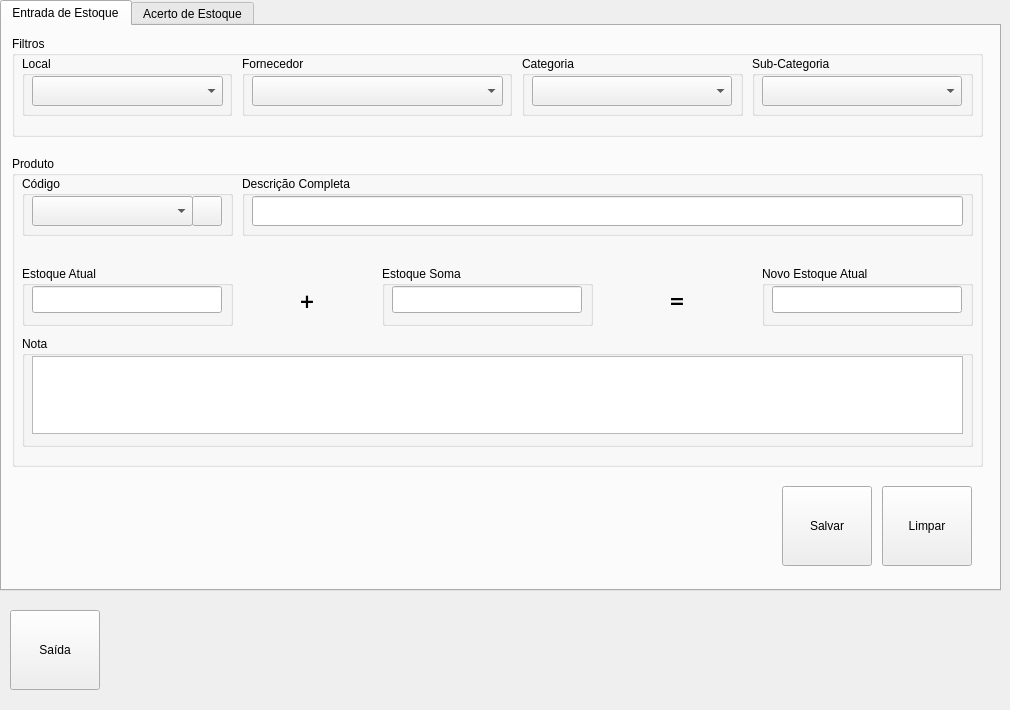
<?xml version="1.0" encoding="UTF-8"?>
<ui version="4.0">
 <class>MngFormStockByProduct</class>
 <widget class="QDialog" name="MngFormStockByProduct">
  <property name="geometry">
   <rect>
    <x>0</x>
    <y>0</y>
    <width>1010</width>
    <height>710</height>
   </rect>
  </property>
  <property name="minimumSize">
   <size>
    <width>1010</width>
    <height>710</height>
   </size>
  </property>
  <property name="maximumSize">
   <size>
    <width>1010</width>
    <height>710</height>
   </size>
  </property>
  <property name="windowTitle">
   <string>MngFormStockByProduct</string>
  </property>
  <widget class="QTabWidget" name="TabWidgetEntryStock">
   <property name="geometry">
    <rect>
     <x>0</x>
     <y>0</y>
     <width>1001</width>
     <height>591</height>
    </rect>
   </property>
   <property name="toolTip">
    <string>Seleciona a Categoria do Produto...</string>
   </property>
   <property name="currentIndex">
    <number>0</number>
   </property>
   <widget class="QWidget" name="TabEntryStock">
    <attribute name="title">
     <string>Entrada de Estoque</string>
    </attribute>
    <widget class="QToolButton" name="TButtonCleanForm">
     <property name="geometry">
      <rect>
       <x>880</x>
       <y>460</y>
       <width>90</width>
       <height>80</height>
      </rect>
     </property>
     <property name="toolTip">
      <string>Limpa o Formulário para Preencher Novamente...</string>
     </property>
     <property name="text">
      <string>Limpar</string>
     </property>
     <property name="icon">
      <iconset resource="../../../../../batista/Aplications/App-Camadas/AppAccount/images.qrc">
       <normaloff>:/images/PNG/48x48/Rebuild-48x48.png</normaloff>:/images/PNG/48x48/Rebuild-48x48.png</iconset>
     </property>
     <property name="iconSize">
      <size>
       <width>48</width>
       <height>48</height>
      </size>
     </property>
     <property name="toolButtonStyle">
      <enum>Qt::ToolButtonTextUnderIcon</enum>
     </property>
    </widget>
    <widget class="QToolButton" name="TButtonSave">
     <property name="geometry">
      <rect>
       <x>780</x>
       <y>460</y>
       <width>90</width>
       <height>80</height>
      </rect>
     </property>
     <property name="toolTip">
      <string>Confirmar a Atualização do Estoque para o Produto...</string>
     </property>
     <property name="text">
      <string>Salvar</string>
     </property>
     <property name="icon">
      <iconset resource="../../../../../batista/Aplications/App-Camadas/AppAccount/images.qrc">
       <normaloff>:/images/PNG/120x120/120px-System-floppy.png</normaloff>:/images/PNG/120x120/120px-System-floppy.png</iconset>
     </property>
     <property name="iconSize">
      <size>
       <width>48</width>
       <height>48</height>
      </size>
     </property>
     <property name="toolButtonStyle">
      <enum>Qt::ToolButtonTextUnderIcon</enum>
     </property>
    </widget>
    <widget class="QGroupBox" name="GBoxProduct">
     <property name="geometry">
      <rect>
       <x>10</x>
       <y>130</y>
       <width>971</width>
       <height>311</height>
      </rect>
     </property>
     <property name="title">
      <string>Produto</string>
     </property>
     <widget class="QGroupBox" name="GBoxProductCode">
      <property name="geometry">
       <rect>
        <x>10</x>
        <y>20</y>
        <width>211</width>
        <height>60</height>
       </rect>
      </property>
      <property name="title">
       <string>Código</string>
      </property>
      <widget class="QComboBox" name="CBoxProductCode">
       <property name="geometry">
        <rect>
         <x>10</x>
         <y>20</y>
         <width>161</width>
         <height>30</height>
        </rect>
       </property>
       <property name="toolTip">
        <string>Selecionar ou Digitar o Código do Produto...</string>
       </property>
      </widget>
      <widget class="QToolButton" name="TButtonProductSearch">
       <property name="geometry">
        <rect>
         <x>170</x>
         <y>20</y>
         <width>30</width>
         <height>30</height>
        </rect>
       </property>
       <property name="toolTip">
        <string>Clicar para Pesquisar o Produto pelo Código Informado...</string>
       </property>
       <property name="text">
        <string/>
       </property>
       <property name="icon">
        <iconset resource="../../../../../batista/Aplications/App-Camadas/AppAccount/images.qrc">
         <normaloff>:/images/PNG/24x24/Search.png</normaloff>:/images/PNG/24x24/Search.png</iconset>
       </property>
      </widget>
     </widget>
     <widget class="QGroupBox" name="GBoxFullDescription">
      <property name="geometry">
       <rect>
        <x>230</x>
        <y>20</y>
        <width>731</width>
        <height>60</height>
       </rect>
      </property>
      <property name="title">
       <string>Descrição Completa</string>
      </property>
      <widget class="QLineEdit" name="LEditFullDescription">
       <property name="geometry">
        <rect>
         <x>10</x>
         <y>20</y>
         <width>711</width>
         <height>30</height>
        </rect>
       </property>
       <property name="toolTip">
        <string>Informar uma Descrição para Pesquisa do Produto...</string>
       </property>
      </widget>
     </widget>
     <widget class="QGroupBox" name="GBoxActualStock">
      <property name="geometry">
       <rect>
        <x>10</x>
        <y>110</y>
        <width>211</width>
        <height>60</height>
       </rect>
      </property>
      <property name="title">
       <string>Estoque Atual</string>
      </property>
      <widget class="QLineEdit" name="LEditActualStock">
       <property name="geometry">
        <rect>
         <x>10</x>
         <y>20</y>
         <width>190</width>
         <height>27</height>
        </rect>
       </property>
       <property name="toolTip">
        <string>Exibe o Estoque Atual do Produto...</string>
       </property>
       <property name="alignment">
        <set>Qt::AlignCenter</set>
       </property>
       <property name="readOnly">
        <bool>true</bool>
       </property>
      </widget>
     </widget>
     <widget class="QLabel" name="LabelStockSum">
      <property name="geometry">
       <rect>
        <x>280</x>
        <y>130</y>
        <width>30</width>
        <height>30</height>
       </rect>
      </property>
      <property name="font">
       <font>
        <family>Verdana</family>
        <pointsize>14</pointsize>
        <weight>75</weight>
        <italic>false</italic>
        <bold>true</bold>
       </font>
      </property>
      <property name="styleSheet">
       <string notr="true">QLabel{font-color:rgb(170, 255, 0);}</string>
      </property>
      <property name="text">
       <string>+</string>
      </property>
      <property name="alignment">
       <set>Qt::AlignCenter</set>
      </property>
     </widget>
     <widget class="QGroupBox" name="GBoxStockSum">
      <property name="geometry">
       <rect>
        <x>370</x>
        <y>110</y>
        <width>211</width>
        <height>60</height>
       </rect>
      </property>
      <property name="title">
       <string>Estoque Soma</string>
      </property>
      <widget class="QLineEdit" name="LEditStockSum">
       <property name="geometry">
        <rect>
         <x>10</x>
         <y>20</y>
         <width>190</width>
         <height>27</height>
        </rect>
       </property>
       <property name="toolTip">
        <string>Informar o Estoque a ser Acrescentado ao Atual...</string>
       </property>
      </widget>
     </widget>
     <widget class="QLabel" name="LabelStockEqual">
      <property name="geometry">
       <rect>
        <x>650</x>
        <y>130</y>
        <width>30</width>
        <height>30</height>
       </rect>
      </property>
      <property name="font">
       <font>
        <family>Verdana</family>
        <pointsize>14</pointsize>
        <weight>75</weight>
        <italic>false</italic>
        <bold>true</bold>
       </font>
      </property>
      <property name="styleSheet">
       <string notr="true">font-color:rgb(170, 255, 0);</string>
      </property>
      <property name="text">
       <string>=</string>
      </property>
      <property name="alignment">
       <set>Qt::AlignCenter</set>
      </property>
     </widget>
     <widget class="QGroupBox" name="GBoxNewActualStock">
      <property name="geometry">
       <rect>
        <x>750</x>
        <y>110</y>
        <width>211</width>
        <height>60</height>
       </rect>
      </property>
      <property name="title">
       <string>Novo Estoque Atual</string>
      </property>
      <widget class="QLineEdit" name="LEditNewActualStock">
       <property name="geometry">
        <rect>
         <x>10</x>
         <y>20</y>
         <width>190</width>
         <height>27</height>
        </rect>
       </property>
       <property name="toolTip">
        <string>Exibe o Novo Estoque Atual sem a Atualização Confirmada...</string>
       </property>
       <property name="alignment">
        <set>Qt::AlignCenter</set>
       </property>
       <property name="readOnly">
        <bool>true</bool>
       </property>
      </widget>
     </widget>
     <widget class="QGroupBox" name="GBoxNote">
      <property name="geometry">
       <rect>
        <x>10</x>
        <y>180</y>
        <width>951</width>
        <height>111</height>
       </rect>
      </property>
      <property name="title">
       <string>Nota</string>
      </property>
      <widget class="QTextEdit" name="TEditNoteEntry">
       <property name="geometry">
        <rect>
         <x>10</x>
         <y>20</y>
         <width>931</width>
         <height>78</height>
        </rect>
       </property>
       <property name="toolTip">
        <string>Informa uma Nota Referente a Atualização que está sendo Feita...</string>
       </property>
      </widget>
     </widget>
    </widget>
    <widget class="QGroupBox" name="GBoxFilter">
     <property name="geometry">
      <rect>
       <x>10</x>
       <y>10</y>
       <width>971</width>
       <height>101</height>
      </rect>
     </property>
     <property name="title">
      <string>Filtros</string>
     </property>
     <widget class="QGroupBox" name="GBoxLocalSite">
      <property name="geometry">
       <rect>
        <x>10</x>
        <y>20</y>
        <width>210</width>
        <height>60</height>
       </rect>
      </property>
      <property name="title">
       <string>Local</string>
      </property>
      <widget class="QComboBox" name="CBoxLocalSite">
       <property name="geometry">
        <rect>
         <x>10</x>
         <y>20</y>
         <width>191</width>
         <height>30</height>
        </rect>
       </property>
       <property name="toolTip">
        <string>Selecionar o Local Deposito/Filial do Produto...</string>
       </property>
      </widget>
     </widget>
     <widget class="QGroupBox" name="GBoxSupplier">
      <property name="geometry">
       <rect>
        <x>230</x>
        <y>20</y>
        <width>270</width>
        <height>60</height>
       </rect>
      </property>
      <property name="title">
       <string>Fornecedor</string>
      </property>
      <widget class="QComboBox" name="CBoxSupplier">
       <property name="geometry">
        <rect>
         <x>10</x>
         <y>20</y>
         <width>251</width>
         <height>30</height>
        </rect>
       </property>
       <property name="toolTip">
        <string>Selecionar o Fornecedor do Produto...</string>
       </property>
      </widget>
     </widget>
     <widget class="QGroupBox" name="GBoxCategory">
      <property name="geometry">
       <rect>
        <x>510</x>
        <y>20</y>
        <width>221</width>
        <height>60</height>
       </rect>
      </property>
      <property name="title">
       <string>Categoria</string>
      </property>
      <widget class="QComboBox" name="CBoxCategory">
       <property name="geometry">
        <rect>
         <x>10</x>
         <y>20</y>
         <width>200</width>
         <height>30</height>
        </rect>
       </property>
       <property name="toolTip">
        <string>Seleciona a Categoria do Produto...</string>
       </property>
      </widget>
     </widget>
     <widget class="QGroupBox" name="GBoxSubCategory">
      <property name="geometry">
       <rect>
        <x>740</x>
        <y>20</y>
        <width>221</width>
        <height>60</height>
       </rect>
      </property>
      <property name="title">
       <string>Sub-Categoria</string>
      </property>
      <widget class="QComboBox" name="CBoxSubCategory">
       <property name="geometry">
        <rect>
         <x>10</x>
         <y>20</y>
         <width>200</width>
         <height>30</height>
        </rect>
       </property>
       <property name="toolTip">
        <string>Selecionar a Sub-Categoria do Produto...</string>
       </property>
      </widget>
     </widget>
    </widget>
   </widget>
   <widget class="QWidget" name="TabFixStock">
    <attribute name="title">
     <string>Acerto de Estoque</string>
    </attribute>
    <widget class="QGroupBox" name="GBoxProductStockFix">
     <property name="geometry">
      <rect>
       <x>10</x>
       <y>130</y>
       <width>971</width>
       <height>311</height>
      </rect>
     </property>
     <property name="title">
      <string>Produto</string>
     </property>
     <widget class="QGroupBox" name="GBoxProductCodeStockFix">
      <property name="geometry">
       <rect>
        <x>10</x>
        <y>20</y>
        <width>211</width>
        <height>60</height>
       </rect>
      </property>
      <property name="title">
       <string>Código</string>
      </property>
      <widget class="QComboBox" name="CBoxProductCodeStockFix">
       <property name="geometry">
        <rect>
         <x>10</x>
         <y>20</y>
         <width>161</width>
         <height>30</height>
        </rect>
       </property>
       <property name="toolTip">
        <string>Selecionar ou Digitar o Código do Produto...</string>
       </property>
      </widget>
      <widget class="QToolButton" name="TButtonProductSearchStockFix">
       <property name="geometry">
        <rect>
         <x>170</x>
         <y>20</y>
         <width>30</width>
         <height>30</height>
        </rect>
       </property>
       <property name="toolTip">
        <string>Clicar para Pesquisar o Produto pelo Código Informado...</string>
       </property>
       <property name="text">
        <string/>
       </property>
       <property name="icon">
        <iconset resource="../../../../../batista/Aplications/App-Camadas/AppAccount/images.qrc">
         <normaloff>:/images/PNG/24x24/Search.png</normaloff>:/images/PNG/24x24/Search.png</iconset>
       </property>
      </widget>
     </widget>
     <widget class="QGroupBox" name="GBoxFullDescriptionStockFix">
      <property name="geometry">
       <rect>
        <x>230</x>
        <y>20</y>
        <width>731</width>
        <height>60</height>
       </rect>
      </property>
      <property name="title">
       <string>Descrição Completa</string>
      </property>
      <widget class="QLineEdit" name="LEditFullDescriptionStockFix">
       <property name="geometry">
        <rect>
         <x>10</x>
         <y>20</y>
         <width>711</width>
         <height>30</height>
        </rect>
       </property>
       <property name="toolTip">
        <string>Informar uma Descrição para Pesquisa do Produto...</string>
       </property>
      </widget>
     </widget>
     <widget class="QGroupBox" name="GBoxActualStockFix">
      <property name="geometry">
       <rect>
        <x>10</x>
        <y>110</y>
        <width>211</width>
        <height>60</height>
       </rect>
      </property>
      <property name="title">
       <string>Estoque Atual</string>
      </property>
      <widget class="QLineEdit" name="LEditActualStockFix">
       <property name="geometry">
        <rect>
         <x>10</x>
         <y>20</y>
         <width>190</width>
         <height>30</height>
        </rect>
       </property>
       <property name="toolTip">
        <string>Exibe o Estoque Atual do Produto...</string>
       </property>
       <property name="alignment">
        <set>Qt::AlignCenter</set>
       </property>
       <property name="readOnly">
        <bool>true</bool>
       </property>
      </widget>
     </widget>
     <widget class="QLabel" name="LabelStockEqualStockFix">
      <property name="geometry">
       <rect>
        <x>280</x>
        <y>130</y>
        <width>30</width>
        <height>30</height>
       </rect>
      </property>
      <property name="font">
       <font>
        <family>Verdana</family>
        <pointsize>14</pointsize>
        <weight>75</weight>
        <italic>false</italic>
        <bold>true</bold>
       </font>
      </property>
      <property name="styleSheet">
       <string notr="true">QLabel{font-color:rgb(170, 255, 0);}</string>
      </property>
      <property name="text">
       <string>=</string>
      </property>
      <property name="alignment">
       <set>Qt::AlignCenter</set>
      </property>
     </widget>
     <widget class="QGroupBox" name="GBoxStockFixNewValue">
      <property name="geometry">
       <rect>
        <x>370</x>
        <y>110</y>
        <width>211</width>
        <height>60</height>
       </rect>
      </property>
      <property name="title">
       <string>Valor Correção do Estoque</string>
      </property>
      <widget class="QLineEdit" name="LEditStockFixNewValue">
       <property name="geometry">
        <rect>
         <x>10</x>
         <y>20</y>
         <width>190</width>
         <height>30</height>
        </rect>
       </property>
       <property name="toolTip">
        <string>Informar o Novo Estoque Atual do Produto...</string>
       </property>
      </widget>
     </widget>
     <widget class="QLabel" name="LabelStockFixNewEqual">
      <property name="geometry">
       <rect>
        <x>650</x>
        <y>130</y>
        <width>30</width>
        <height>30</height>
       </rect>
      </property>
      <property name="font">
       <font>
        <family>Verdana</family>
        <pointsize>14</pointsize>
        <weight>75</weight>
        <italic>false</italic>
        <bold>true</bold>
       </font>
      </property>
      <property name="styleSheet">
       <string notr="true">font-color:rgb(170, 255, 0);</string>
      </property>
      <property name="text">
       <string>=</string>
      </property>
      <property name="alignment">
       <set>Qt::AlignCenter</set>
      </property>
     </widget>
     <widget class="QGroupBox" name="GBoxNewActualStockFix">
      <property name="geometry">
       <rect>
        <x>750</x>
        <y>110</y>
        <width>211</width>
        <height>60</height>
       </rect>
      </property>
      <property name="title">
       <string>Novo Estoque Atual</string>
      </property>
      <widget class="QLineEdit" name="LEditNewActualStockFix">
       <property name="geometry">
        <rect>
         <x>10</x>
         <y>20</y>
         <width>190</width>
         <height>30</height>
        </rect>
       </property>
       <property name="toolTip">
        <string>Exibe o Novo Estoque Atual do Produto sem a Confirmação de Alteração...</string>
       </property>
       <property name="alignment">
        <set>Qt::AlignCenter</set>
       </property>
       <property name="readOnly">
        <bool>true</bool>
       </property>
      </widget>
     </widget>
     <widget class="QGroupBox" name="GBoxNoteStockFix">
      <property name="geometry">
       <rect>
        <x>10</x>
        <y>180</y>
        <width>951</width>
        <height>111</height>
       </rect>
      </property>
      <property name="title">
       <string>Nota</string>
      </property>
      <widget class="QTextEdit" name="TEditNoteEntryStockFix">
       <property name="geometry">
        <rect>
         <x>10</x>
         <y>20</y>
         <width>931</width>
         <height>78</height>
        </rect>
       </property>
       <property name="toolTip">
        <string>Informa uma Nota Referente ao Acerto do Estoque  que está sendo Feito...</string>
       </property>
      </widget>
     </widget>
    </widget>
    <widget class="QGroupBox" name="GBoxFilterStockFix">
     <property name="geometry">
      <rect>
       <x>10</x>
       <y>10</y>
       <width>971</width>
       <height>101</height>
      </rect>
     </property>
     <property name="title">
      <string>Filtros</string>
     </property>
     <widget class="QGroupBox" name="GBoxLocalSiteStockFix">
      <property name="geometry">
       <rect>
        <x>10</x>
        <y>20</y>
        <width>210</width>
        <height>60</height>
       </rect>
      </property>
      <property name="title">
       <string>Local</string>
      </property>
      <widget class="QComboBox" name="CBoxLocalSiteStockFix">
       <property name="geometry">
        <rect>
         <x>10</x>
         <y>20</y>
         <width>191</width>
         <height>30</height>
        </rect>
       </property>
       <property name="toolTip">
        <string>Selecionar o Local Deposito/Filial do Produto...</string>
       </property>
      </widget>
     </widget>
     <widget class="QGroupBox" name="GBoxSupplierStockFix">
      <property name="geometry">
       <rect>
        <x>230</x>
        <y>20</y>
        <width>270</width>
        <height>60</height>
       </rect>
      </property>
      <property name="title">
       <string>Fornecedor</string>
      </property>
      <widget class="QComboBox" name="CBoxSupplierStockFix">
       <property name="geometry">
        <rect>
         <x>10</x>
         <y>20</y>
         <width>251</width>
         <height>30</height>
        </rect>
       </property>
       <property name="toolTip">
        <string>Selecionar o Fornecedor do Produto...</string>
       </property>
      </widget>
     </widget>
     <widget class="QGroupBox" name="GBoxCategoryStockFix">
      <property name="geometry">
       <rect>
        <x>510</x>
        <y>20</y>
        <width>221</width>
        <height>60</height>
       </rect>
      </property>
      <property name="title">
       <string>Categoria</string>
      </property>
      <widget class="QComboBox" name="CBoxCategoryStockFix">
       <property name="geometry">
        <rect>
         <x>10</x>
         <y>20</y>
         <width>200</width>
         <height>30</height>
        </rect>
       </property>
      </widget>
     </widget>
     <widget class="QGroupBox" name="GBoxSubCategoryStockFix">
      <property name="geometry">
       <rect>
        <x>740</x>
        <y>20</y>
        <width>221</width>
        <height>60</height>
       </rect>
      </property>
      <property name="title">
       <string>Sub-Categoria</string>
      </property>
      <widget class="QComboBox" name="CBoxSubCategoryStockFix">
       <property name="geometry">
        <rect>
         <x>10</x>
         <y>20</y>
         <width>200</width>
         <height>30</height>
        </rect>
       </property>
       <property name="toolTip">
        <string>Selecionar a Sub-Categoria do Produto...</string>
       </property>
      </widget>
     </widget>
    </widget>
    <widget class="QToolButton" name="TButtonCleanFormStockFix">
     <property name="geometry">
      <rect>
       <x>880</x>
       <y>460</y>
       <width>90</width>
       <height>80</height>
      </rect>
     </property>
     <property name="toolTip">
      <string>Limpa o Formulário para Preencher Novamente...</string>
     </property>
     <property name="text">
      <string>Limpar</string>
     </property>
     <property name="icon">
      <iconset resource="../../../../../batista/Aplications/App-Camadas/AppAccount/images.qrc">
       <normaloff>:/images/PNG/48x48/Rebuild-48x48.png</normaloff>:/images/PNG/48x48/Rebuild-48x48.png</iconset>
     </property>
     <property name="iconSize">
      <size>
       <width>48</width>
       <height>48</height>
      </size>
     </property>
     <property name="toolButtonStyle">
      <enum>Qt::ToolButtonTextUnderIcon</enum>
     </property>
    </widget>
    <widget class="QToolButton" name="TButtonSaveStockFix">
     <property name="geometry">
      <rect>
       <x>780</x>
       <y>460</y>
       <width>90</width>
       <height>80</height>
      </rect>
     </property>
     <property name="toolTip">
      <string>Confirmar o Acerto do Estoque para o Produto...</string>
     </property>
     <property name="text">
      <string>Confirmar</string>
     </property>
     <property name="icon">
      <iconset resource="../../../../../batista/Aplications/App-Camadas/AppAccount/images.qrc">
       <normaloff>:/images/PNG/120x120/120px-System-floppy.png</normaloff>:/images/PNG/120x120/120px-System-floppy.png</iconset>
     </property>
     <property name="iconSize">
      <size>
       <width>48</width>
       <height>48</height>
      </size>
     </property>
     <property name="toolButtonStyle">
      <enum>Qt::ToolButtonTextUnderIcon</enum>
     </property>
    </widget>
   </widget>
  </widget>
  <widget class="QToolButton" name="TButtonExit">
   <property name="geometry">
    <rect>
     <x>10</x>
     <y>610</y>
     <width>90</width>
     <height>80</height>
    </rect>
   </property>
   <property name="toolTip">
    <string>Fecha a Janela Descartando Mudanças...</string>
   </property>
   <property name="text">
    <string>Saída</string>
   </property>
   <property name="icon">
    <iconset resource="../../../../../batista/Aplications/App-Camadas/AppAccount/images.qrc">
     <normaloff>:/images/PNG/48x48/Exithome-48x48.png</normaloff>:/images/PNG/48x48/Exithome-48x48.png</iconset>
   </property>
   <property name="iconSize">
    <size>
     <width>48</width>
     <height>48</height>
    </size>
   </property>
   <property name="toolButtonStyle">
    <enum>Qt::ToolButtonTextUnderIcon</enum>
   </property>
  </widget>
 </widget>
 <resources>
  <include location="../../../../../batista/Aplications/App-Camadas/AppAccount/images.qrc"/>
 </resources>
 <connections/>
</ui>
